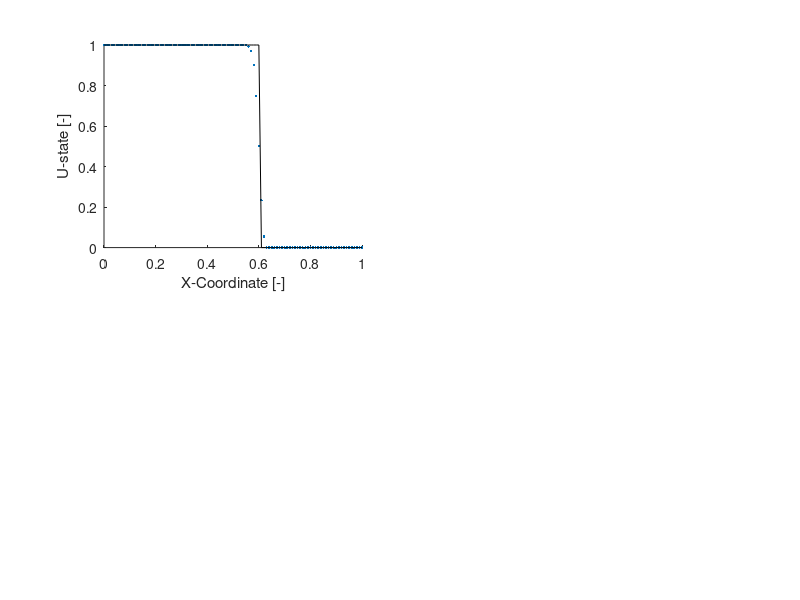

Write the MATLAB code that produced this figure. (Note: this script raises an error after producing the figure.)
%% Linear 1D Advection equation
% Routine for solving the following PDE
%
%    du/dt + a du/dx = 0
%
% Using the following scheemes:
%
% 1. One-sided Upwind
% 2. Lax-Friedrichs
% 3. Lax-Wendroff
% 4. Beam-Warming
%
clc; clear; close all; 
%% Parameters
cfl   = 0.8; % CFL = a*dt/dx
tend  = 0.2; % End time
a     = 0.5; % Scalar wave speed 

%% Domain Discretization
dx = 0.01; 
dt = cfl/abs(a)*dx;
x  = 0:dx:1;
t  = 0:dt:tend;

%% Initial Condition
n   = length(x);
u_0 = zeros(1,n);
u_0(1:floor(n/2)) = 1; u_0(floor(n/2)+1:n) = 0;
u_next = zeros(1,n);

%% 1. One-Sided Upwind
u_upwind = u_0;
for k = t
    for j = 2:n-1
    u_next(j) = u_upwind(j) - cfl*(u_upwind(j)-u_upwind(j-1));
    end
    u_upwind = u_next;
    % BC
    u_upwind(1) = u_next(2);
    u_upwind(n) = u_next(n-1);
end
u_next = zeros(1,n);

%% 2. Lax-Friedrichs
u_LF = u_0;
for k = t
    for j = 2:n-1
    u_next(j) = 1/2*(u_LF(j-1)+u_LF(j+1)) - 1/2*cfl*(u_LF(j+1)-u_LF(j-1));
    end
    u_LF = u_next;
    % BC
    u_LF(1) = u_next(2);
    u_LF(n) = u_next(n-1);
end 
u_next = zeros(1,n);

%% 3. Lax-Wendroff
u_LW = u_0;
for k = t
    for j = 2:n-1
    u_next(j) = u_LW(j) - 1/2*cfl*(u_LW(j+1)-u_LW(j-1)) + ...
        1/2*(cfl^2)*(u_LW(j+1)-2*u_LW(j)+u_LW(j-1));
    end
    u_LW = u_next;
    % BC
    u_LW(1) = u_next(2);
    u_LW(n) = u_next(n-1);
end
u_next = zeros(1,n);

%% 4. Beam-Warming
u_BW = u_0;
for k = t
    for j = 3:n
    u_next(j) = u_BW(j) - 1/2*cfl*(3*u_BW(j)-4*u_BW(j-1)+u_BW(j-2)) + ...
        1/2*(cfl^2)*(u_BW(j)-2*u_BW(j-1)+u_BW(j-2));
    end
    u_BW = u_next;
    % BC
    u_BW(1) = u_next(3);
    u_BW(2) = u_next(3);
end

%% Exact Solution
x_exact = 0.5 + a*tend;
u_exact = zeros(1,n);
for j = 1:n
    if x(j) <= x_exact
    u_exact(j) = 1;
    else
    u_exact(j) = 0;
    end
end

%% Make a comparative Plot
offset = 0.05;
subplot(221); 
hold on
plot(x,u_upwind,'.'); plot(x,u_exact,'k'); xlabel('X-Coordinate [-]'); ylabel('U-state [-]'); yLim([-0.5,1.5]); title 'One-Sided Upwind'; 
hold off
subplot(222); 
hold on
plot(x,u_LF,'.'); plot(x,u_exact,'k'); xlabel('X-Coordinate [-]'); ylabel('U-state [-]'); yLim([-0.5,1.5]); title 'Lax-Friedrichs';
hold off
subplot(223);
hold on
plot(x,u_LW,'.'); plot(x,u_exact,'k'); xlabel('X-Coordinate [-]'); ylabel('U-state [-]'); yLim([-0.5,1.5]); title 'Lax-wendroff';
hold off
subplot(224); 
hold on
plot(x,u_BW,'.'); plot(x,u_exact,'k'); xlabel('X-Coordinate [-]'); ylabel('U-state [-]'); yLim([-0.5,1.5]); title 'Beam-Warming';
hold off